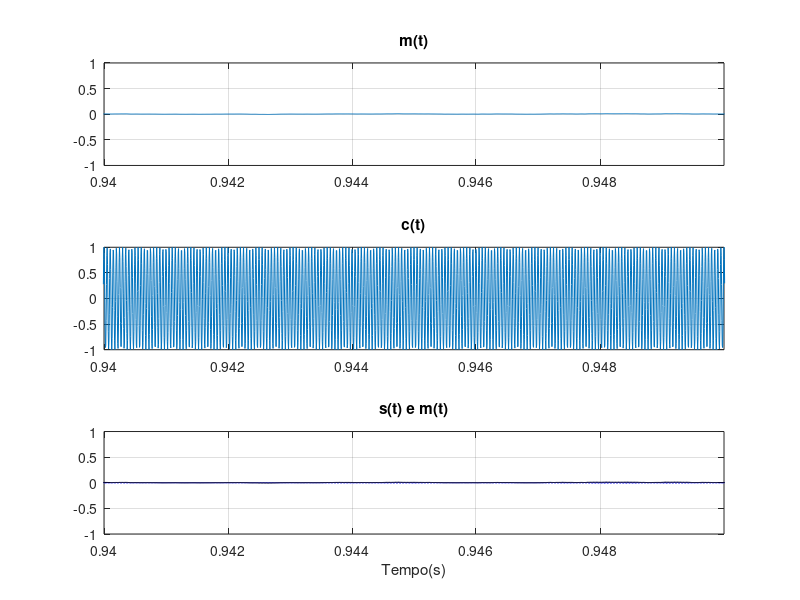
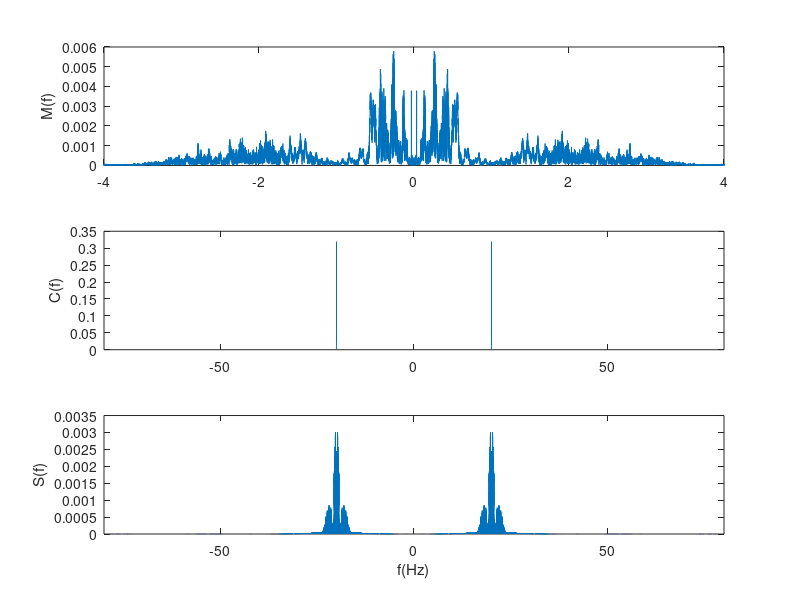

Reproduce these figures in MATLAB, in order.
close all 
clear all 
clc 

load sound.mat

%sound(m,fs)

N = length(m);

T = 1 / fs;

t =(0:N-1)*T;

fc = 20*(10^3);

c = cos(2*pi*fc.*t);

s = m.*c; 
%% a)
figure(1)
subplot(3,1,1)
plot(t,m)
grid on
title("m(t)");
xlim([0.94 0.95]);
subplot(3,1,2)
plot(t,c)
grid on
title("c(t)");
xlim([0.94 0.95]);

subplot(3,1,3)
plot(t,s,'b')
hold on 
plot(t,m,'k')
grid on
title("s(t) e m(t)"); 
xlabel("Tempo(s)")
xlim([0.94 0.95]);

%% b)
M = abs(fftshift(fft(m)))/N;
C = abs(fftshift(fft(c)))/N;
S = abs(fftshift(fft(s)))/N;
%T=0.05;
%fs=1/T;
f = (-fs/2:fs/N:(fs/2-fs/N))./1000;



figure(2)
%|M(f)|
subplot(3,1,1)
plot(f,M)
xlim([-4 4])
%title('Sinal |M(f)|')
ylabel('M(f)')

subplot(3,1,2)
plot(f,C)
ylabel('C(f)')
xlim([-80 80])

subplot(3,1,3) 
plot(f,S)
xlim([-80 80])
ylabel('S(f)')
xlabel('f(Hz)')

%% 2 - a)
fc = 20* (10^3);
c = cos(2*pi*fc*t);
vt = s.*c;
fcorte = 6000/(fs/2);
h = fir1(2000,fcorte);
[H, fh] = freqz(h,1,N/2+1,fs/1000) ;
H = abs(H);
vo = filter(h,1,vt);





%% 2 - b)

%% 2 - c)

%% 2 - d)

%% 2 - e)

%% 3 - a)

%% 3 - b)

%%  4 - 




